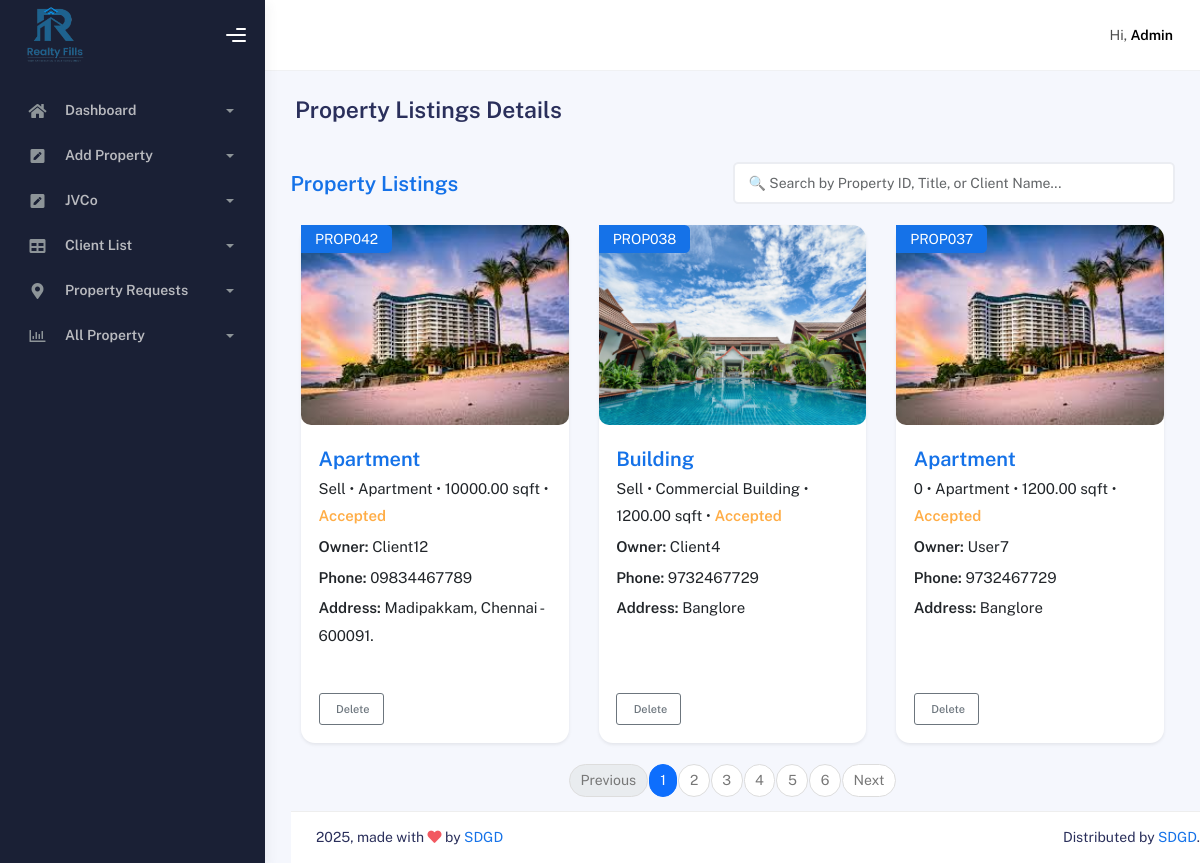
Page /admin_TheProperty/charts.php on the committed database.
### tables this page shows
CREATE TABLE `properties` (
  `id` int(11) NOT NULL,
  `property_code` varchar(20) DEFAULT NULL,
  `client_name` varchar(100) NOT NULL,
  `client_mobile` varchar(15) NOT NULL,
  `property_title` varchar(255) NOT NULL,
  `property_images` text DEFAULT NULL,
  `property_documents` text DEFAULT NULL,
  `property_type` varchar(100) DEFAULT NULL,
  `listing_type` varchar(20) NOT NULL,
  `property_price` decimal(12,2) NOT NULL,
  `property_size` decimal(10,2) DEFAULT NULL,
  `property_unit` varchar(50) DEFAULT NULL,
  `full_address` varchar(500) NOT NULL,
  `property_address` text DEFAULT NULL,
  `created_at` timestamp NOT NULL DEFAULT current_timestamp(),
  `status` enum('pending','accepted','rejected') NOT NULL,
  `email` varchar(255) NOT NULL,
  `user_status` enum('active','inactive') DEFAULT 'inactive',
  `views` int(11) NOT NULL DEFAULT 0
);

### admin_TheProperty/charts.php (the view, shortened to what this page needs)
<?php
include '../admin_TheProperty/include/db_connection.php';
$search = trim($_GET['search'] ?? '');
$searchId = null;
if ($search !== '') {
    if (stripos($search, 'PROP') === 0) {
        $num = substr($search, 4);
        if (is_numeric($num)) {
            $searchId = (int)$num;
        }
    }
    $sql = "
        SELECT * FROM properties
        WHERE (
            property_title LIKE ?
            OR client_name LIKE ?
            OR client_mobile LIKE ?
            " . ($searchId !== null ? " OR id = ?" : "") . "
        )
        AND status <> 'Pending'
        AND user_status = 'active'
        ORDER BY id DESC
    ";
    $stmt = $conn->prepare($sql);
    $like = "%$search%";
    if ($searchId !== null) {
        $stmt->bind_param("sssi", $like, $like, $like, $searchId);
    } else {
        $stmt->bind_param("sss", $like, $like, $like);
    }
    $stmt->execute();
    $result = $stmt->get_result();
  } else {
    $sql = "SELECT * FROM properties
            WHERE status <> 'Pending'
            AND user_status = 'active'
            ORDER BY id DESC";
    $result = $conn->query($sql);
}
?>
<!DOCTYPE html>
<html lang="en">
  <head>
    <link rel="stylesheet" href="./assets/css/bootstrap.min.css" />
    <link rel="stylesheet" href="./assets/css/plugins.min.css" />
    <link rel="stylesheet" href="./assets/css/kaiadmin.min.css" />
    <link rel="stylesheet" href="./assets/css/demo.css" />
  </head>
  <body>
    <div class="wrapper">
        <?php include './include/side_nav.php'; ?>
      <div class="main-panel">
       <?php include './include/nav.php'; ?>
        <div class="container">
          <div class="page-inner">
            <h3 class="fw-bold mb-3">Property Listings Details</h3>
           <div class="row">
               <section class="container py-4">
                <div class="d-flex justify-content-between align-items-center mb-4 flex-wrap">
                  <h4 class="fw-bold text-primary mb-2 mb-md-0">Property Listings</h4>
                  <input
                  type="text"
                  id="searchInput"
                  class="form-control w-50"
                  placeholder="🔍 Search by Property ID, Title, or Client Name..."
                  value="<?php echo htmlspecialchars($_GET['search'] ?? ''); ?>"
                  onkeyup="if(event.key === 'Enter'){ window.location.href='?search=' + this.value; }"
                  >
                </div>
                <div class="container mt-4">
                  <div class="row row-cols-1 row-cols-md-3 g-4">
                    <?php
                    if ($result && $result->num_rows > 0) {
                      while ($row = $result->fetch_assoc()) {
                        $propertyCode = "PROP" . str_pad($row['id'], 3, "0", STR_PAD_LEFT);
                        $serverImageDir = $_SERVER['DOCUMENT_ROOT'] . '/TheProperty/admin_TheProperty/include/images/';
                        $browserImageDir = '/TheProperty/admin_TheProperty/include/images/';
                        $defaultImage = '/TheProperty/assets/img/default-property.png';
                        $imagesField = trim($row['property_images'] ?? '');
                        $images = [];
                        if (!empty($imagesField)) {
                          $decoded = json_decode($imagesField, true);
                          if (is_array($decoded)) {
                            $images = $decoded;
                          } else {
                            $images = array_map('trim', explode(',', $imagesField));
                          }
                        }
                        $imagePath = $defaultImage;
                        if (!empty($images)) {
                          $firstImage = basename($images[0]);
                          $fullServerPath = $serverImageDir . $firstImage;
                          if (file_exists($fullServerPath)) {
                            $imagePath = $browserImageDir . $firstImage;
                          }
                        }
                        ?>
                        <div class="col property-card">
                          <div class="card shadow-sm border-0 rounded-4 h-100 d-flex flex-column">
                            <img src="<?php echo htmlspecialchars($imagePath); ?>"
                            class="card-img-top rounded-top-4"
                            alt="Property Image"
                            style="height:200px; object-fit:cover; border-radius: 10px;">
                            <div class="position-absolute top-0 start-0 bg-primary text-white px-3 py-1 rounded-end">
                              <?php echo htmlspecialchars($propertyCode); ?>
                            </div>
                            <div class="card-body d-flex flex-column">
                              <h5 class="card-title text-primary"><?php echo htmlspecialchars($row['property_title']); ?></h5>
                              <p class="mb-1">
                                <?php echo htmlspecialchars($row['listing_type']); ?> •
                                <?php echo htmlspecialchars($row['property_type']); ?> •
                                <?php echo htmlspecialchars($row['property_size']); ?> sqft •
                                <?php
                                $statusClass = ($row['status'] == 'Accepted') ? 'text-success' :
                                (($row['status'] == 'Rejected') ? 'text-danger' : 'text-warning');
                                ?>
                                <span class="<?php echo $statusClass; ?> fw-semibold">
                                  <?php echo htmlspecialchars(ucfirst($row['status'] ?? 'pending')); ?>
                                </span>
                              </p>
                              <p class="mb-1"><strong>Owner:</strong> <?php echo htmlspecialchars($row['client_name']); ?></p>
                              <p class="mb-1"><strong>Phone:</strong> <?php echo htmlspecialchars($row['client_mobile']); ?></p>
                              <p class="mb-3"><strong>Address:</strong> <?php echo htmlspecialchars($row['property_address']); ?></p>
                              <form action="" method="POST" onsubmit="return confirm('Are you sure you want to delete this property?');" class="mt-auto">
                                <button class="btn btn-outline-secondary btn-sm d-flex align-items-center gap-1"><i class="bi bi-trash-fill"></i> Delete</button>
                              </form>
                            </div>
                          </div>
                        </div>
                        <?php
                        }
                      } else {
                        echo "<p class='text-muted'>No properties found.</p>";
                      }
                      ?>
                      </div>
                    </div>
                    <nav>
                      <ul class="pagination justify-content-center mt-4" id="pagination"></ul>
                    </nav>
                    <?php include './include/footer.php'; ?>
                  </div>
    </div>
  </body>
</html>

### admin_TheProperty/include/side_nav.php (shortened to what this page needs)
<div class="sidebar" data-background-color="dark">
  <div class="sidebar-logo">
    <div class="logo-header" data-background-color="dark">
      <a href="index.php" class="logo">
        <img
          src="../assets/img/logo.png"
          alt="navbar brand"
          class="navbar-brand"
          height="60"
        />
      </a>
      <div class="nav-toggle">
        <button class="btn btn-toggle toggle-sidebar">
          <i class="gg-menu-right"></i>
        </button>
      </div>
    </div>
  </div>
  <div class="sidebar-wrapper scrollbar scrollbar-inner">
    <div class="sidebar-content">
      <ul class="nav nav-secondary">
        <li class="nav-item ">
          <a
            data-bs-toggle="collapse"
            href="#dashboard"
            class="collapsed"
            aria-expanded="false"
          >
            <i class="fas fa-home"></i>
            <p>Dashboard</p>
            <span class="caret"></span>
          </a>
        </li>
        <li class="nav-item">
          <a data-bs-toggle="collapse" href="#forms">
            <i class="fas fa-pen-square"></i>
            <p>Add Property</p>
            <span class="caret"></span>
          </a>
        </li>
        <li class="nav-item">
          <a data-bs-toggle="collapse" href="#jvco">
            <i class="fas fa-pen-square"></i>
            <p>JVCo</p>
            <span class="caret"></span>
          </a>
        </li>
        <li class="nav-item">
          <a data-bs-toggle="collapse" href="#tables">
            <i class="fas fa-table"></i>
            <p>Client List</p>
            <span class="caret"></span>
          </a>
        </li>
        <li class="nav-item">
          <a data-bs-toggle="collapse" href="#maps">
            <i class="fas fa-map-marker-alt"></i>
            <p>Property Requests</p>
            <span class="caret"></span>
          </a>
        </li>
        <li class="nav-item">
          <a data-bs-toggle="collapse" href="#charts">
            <i class="far fa-chart-bar"></i>
            <p>All Property</p>
            <span class="caret"></span>
          </a>
        </li>
      </ul>
    </div>
  </div>
</div>

### admin_TheProperty/include/nav.php (shortened to what this page needs)
<div class="main-header">
        <nav
          class="navbar navbar-header navbar-header-transparent navbar-expand-lg border-bottom"
        >
          <div class="container-fluid">
            <ul class="navbar-nav topbar-nav ms-md-auto align-items-center">
              <li class="nav-item topbar-user dropdown hidden-caret">
                <a
                  class="dropdown-toggle profile-pic"
                  data-bs-toggle="dropdown"
                  href="#"
                  aria-expanded="false"
                >
                  <span class="profile-username">
                    <span class="op-7">Hi,</span>
                    <span class="fw-bold">Admin</span>
                  </span>
                </a>
              </li>
            </ul>
          </div>
        </nav>
      </div>

### admin_TheProperty/include/footer.php
<footer class="footer">
         <div class="container-fluid d-flex justify-content-between">
           <div class="copyright">
             2025, made with <i class="fa fa-heart heart text-danger"></i> by
             <a href="https://softwaredevelopmentandgraphicdesign.tech/">SDGD</a>
           </div>
           <div>
             Distributed by
             <a target="_blank" href="https://softwaredevelopmentandgraphicdesign.tech/">SDGD</a>.
           </div>
         </div>
       </footer>

### rows in the picture
properties: id "PROP042", property_title "Apartment", listing_type "Sell", property_type "Apartment", property_size "10000.00", status "Accepted", client_name "Client12", client_mobile "09834467789", property_address "Madipakkam, Chennai - 600091."
properties: property_images (picture), id "PROP038", property_title "Building", listing_type "Sell", property_type "Commercial Building", property_size "1200.00", status "Accepted", client_name "Client4", client_mobile "9732467729", property_address "Banglore"
properties: property_images (picture), id "PROP037", property_title "Apartment", listing_type "0", property_type "Apartment", property_size "1200.00", status "Accepted", client_name "User7", client_mobile "9732467729", property_address "Banglore"
